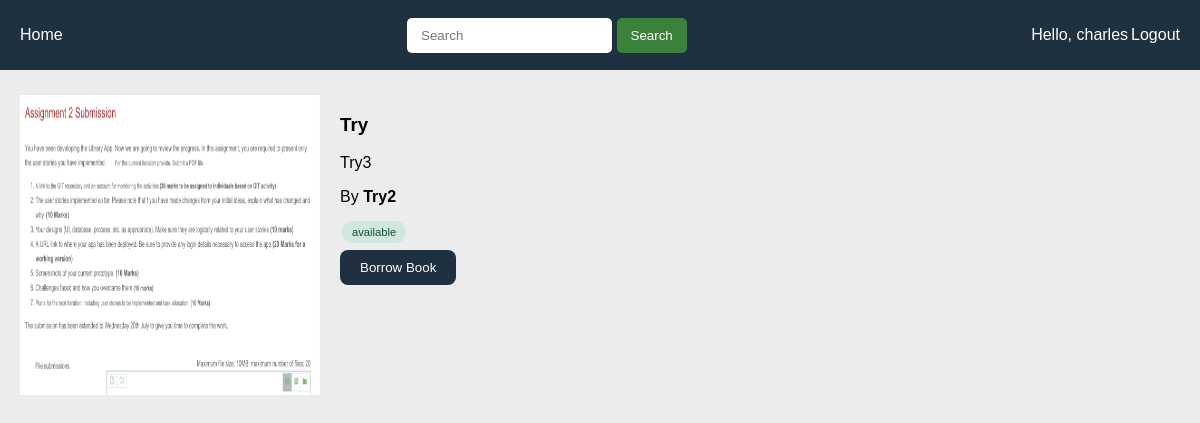
The page /book/9 (signed in) on the database its author committed.
### authenticate/models.py (models this page shows, shortened)
class Book(models.Model):
  title = models.CharField(max_length=200, unique=False, default="")
  author = models.CharField(null=True, max_length=200)
  status = models.CharField(null=True, default="available", max_length=200)
  description = models.TextField(null=True)
  cover = models.ImageField(upload_to=filepath, null=True, blank=True)
  category = models.CharField(max_length=200, null=False, default="computer")
  created_at = models.DateTimeField(default=timezone.now)
  class Meta:
    verbose_name_plural = "Books"

### authenticate/views.py (the view)
class BookDetailView(DetailView):
  model = Book

### authenticate/templates/authenticate/book_detail.html (shortened to what this page needs)
{% extends "authenticate/base.html" %} {% block content %}
<div class="book-detail">
  <div class="book-cover-detail">
    <img
      src="{{ book.cover.url }}"
      alt="{{ book.title }}"
      width="300px"
      height="300px"
    />
  </div>
  <div class="book-description">
    <h3>{{ book.title }}</h3>
    <p>{{ book.description }}</p>
    <p>By <b>{{ book.author }}</b></p>
    <span class="{{ book.status }} book-status">{{book.status}}</span>
    <br />
    {% if book.status == "available" %}
    <form method="POST" action="{% url 'update-book' book.id %}">
      <button class="cta borrow-btn" onclick="borrowBook()">Borrow Book</button>
    </form>
    {% endif %}
  </div>
</div>
{% endblock %}

### authenticate/templates/authenticate/base.html (shortened to what this page needs)
{% load static %}
<!DOCTYPE html>
<html lang="en">
  <head>
    <link rel="stylesheet" type="text/css" href=" {% static 'style.css' %} " />
  </head>
  <body>
    {% if user.is_authenticated %}
    <nav>
      <ul>
        <li><a href="{% url 'book-list' %}">Home</a></li>
        <form class="searchbook" method="POST" action="{% url 'search-book' %}">
          <input type="text" placeholder="Search" name="searched" />
          <button type="submit">Search</button>
        </form>
        <div class="profile">
          <li><a href="{% url 'logout' %}">Hello, {{ user.username }}</a></li>
          <li><a href="{% url 'logout' %}">Logout</a></li>
        </div>
      </ul>
    </nav>
    {% endif %}  {% block content %} {% endblock %}
  </body>
</html>

### authenticate/static/style.css (style rules this page uses)
body { margin: 0; padding: 0; background-color: rgb(236, 236, 236); font-family: sans-serif; }
.cta { background-color: #1f3040; color: #fff; margin: 10px 0; padding: 5px 20px; border: none; border-radius: 8px; cursor: pointer; }
.borrow-btn { padding: 10px 20px; }
a { text-decoration: none; color: #1f3040; }
nav { background-color: #1f3040; height: 70px; display: flex; align-items: center; position: fixed; left: 0; right: 0; top: 0; z-index: 1001; }
nav ul { list-style-type: none; display: flex; justify-content: space-between; align-items: center; margin: 0; width: 100%; padding: 0 20px; }
nav ul li a { color: #fff; }
.book-status { background-color: #d1e7dd; color: #105233; padding: 5px 10px; margin: 2px; border-radius: 10px; font-size: 0.7rem; }
.book-cover-detail { background-color: rgb(193, 193, 193); width: 300px; height: 300px; margin: 0; margin-bottom: 5px; }
.book-detail { margin-top: 75px; display: flex; align-items: flex-start; padding: 20px; }
.book-description { margin: 0 20px; }
.searchbook input { padding: 10px 14px; border-radius: 5px; border: none; }
.searchbook button { padding: 10px 14px; border-radius: 5px; border: none; color: white; background-color: rgb(59, 129, 59); }
.profile { display: flex; gap: 3px; }

### rows shown on the page
Book: cover (picture), title "Try", description "Try3", author "Try2", status "available"

### other values the page prints
{{ user.username }} "charles"
